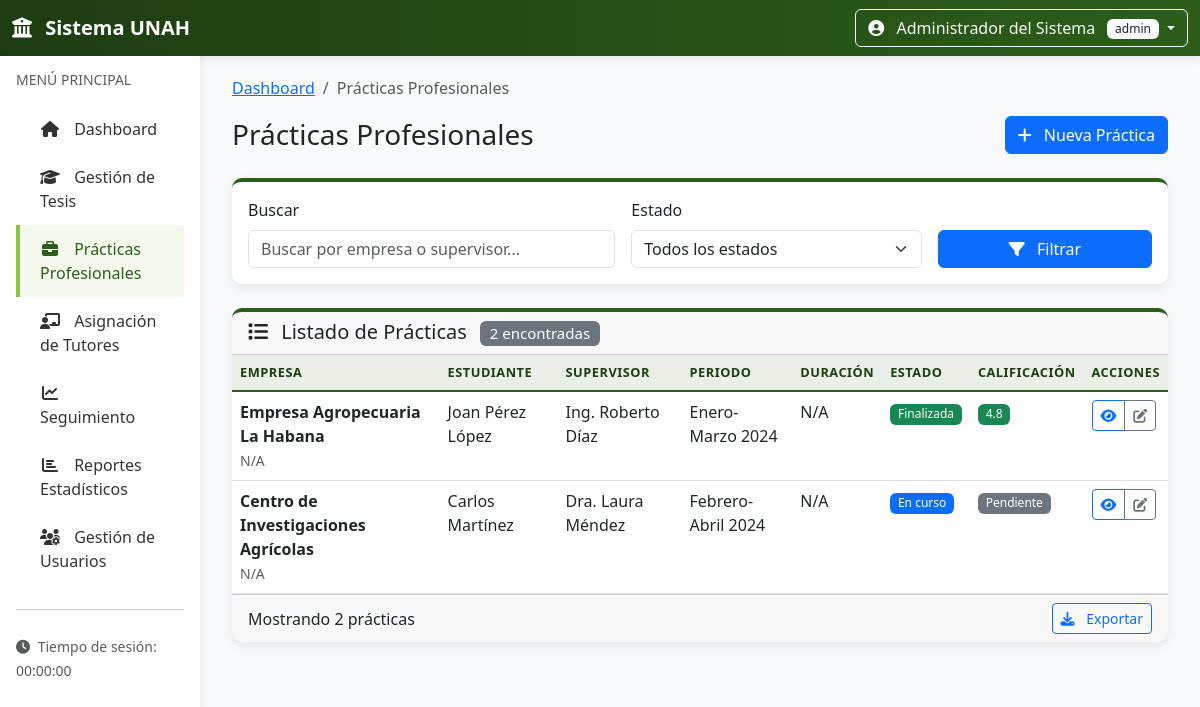
The app's page /practicas.php (signed in) with its own data.
### tables this page shows
CREATE TABLE practicas (
    id INT PRIMARY KEY AUTO_INCREMENT,
    estudiante_id INT NOT NULL,
    empresa VARCHAR(200) NOT NULL,
    supervisor VARCHAR(100),
    cargo_supervisor VARCHAR(100),
    periodo VARCHAR(50) NOT NULL,
    duracion_semanas INT,
    estado ENUM('pendiente', 'en_curso', 'finalizada', 'evaluada') DEFAULT 'pendiente',
    informe_path VARCHAR(500),
    calificacion DECIMAL(3,2),
    observaciones TEXT,
    created_at TIMESTAMP DEFAULT CURRENT_TIMESTAMP,
    updated_at TIMESTAMP DEFAULT CURRENT_TIMESTAMP ON UPDATE CURRENT_TIMESTAMP,
    FOREIGN KEY (estudiante_id) REFERENCES usuarios(id) ON DELETE CASCADE,
    INDEX idx_estudiante (estudiante_id),
    INDEX idx_empresa (empresa),
    INDEX idx_estado (estado)
);

CREATE TABLE usuarios (
    id INT PRIMARY KEY AUTO_INCREMENT,
    username VARCHAR(50) UNIQUE NOT NULL,
    password VARCHAR(255) NOT NULL,
    nombre_completo VARCHAR(100) NOT NULL,
    email VARCHAR(100),
    rol ENUM('admin', 'profesor', 'estudiante', 'coordinador') DEFAULT 'estudiante',
    departamento_id INT,
    telefono VARCHAR(15),
    activo TINYINT(1) DEFAULT 1,
    created_at TIMESTAMP DEFAULT CURRENT_TIMESTAMP,
    updated_at TIMESTAMP DEFAULT CURRENT_TIMESTAMP ON UPDATE CURRENT_TIMESTAMP,
    INDEX idx_username (username),
    INDEX idx_email (email),
    INDEX idx_rol (rol)
);

### includes/config/database.php (called while the page is built, shortened)
<?php
class Database {
    private $host = 'localhost';
    private $db_name = 'sistema-unah';
    private $username = 'root';
    private $password = '';
    public function connect() {
        $this->conn = null;
        try {
            $this->conn = new PDO(
                'mysql:host=' . $this->host . ';dbname=' . $this->db_name,
                $this->username,
                $this->password
            );
            $this->conn->setAttribute(PDO::ATTR_ERRMODE, PDO::ERRMODE_EXCEPTION);
            $this->conn->exec("SET NAMES 'utf8mb4'");
            $this->conn->exec("SET CHARACTER SET utf8mb4");
        } catch(PDOException $e) {
            echo "Error de conexión: " . $e->getMessage();
        }
        return $this->conn;
    }
    public static function getConnection() {
        static $conn = null;
        if ($conn === null) {
            $database = new self();
            $conn = $database->connect();
        }
        return $conn;
    }
}
?>

### models/Practica.php (called while the page is built, shortened)
<?php
require_once __DIR__ . '/../includes/config/database.php';
class Practica {
    private $db;
    public function __construct() {
        $this->db = Database::getConnection();
    }
    public function getAll($filtros = []) {
        $query = "SELECT p.*, u.nombre_completo as estudiante_nombre
                  FROM practicas p
                  LEFT JOIN usuarios u ON p.estudiante_id = u.id
                  WHERE 1=1";
        $params = [];
        $query .= " ORDER BY p.created_at DESC";
        $stmt = $this->db->prepare($query);
        $stmt->execute($params);
        return $stmt->fetchAll(PDO::FETCH_ASSOC);
    }
}
?>

### practicas.php (the view, shortened to what this page needs)
<?php
require_once 'models/Practica.php';
$practicaModel = new Practica();
$filtros = [];
$practicas = $practicaModel->getAll($filtros);
require_once 'includes/header.php';
?>
<div class="container-fluid">
    <div class="row">
        <div class="col-12">
            <nav aria-label="breadcrumb">
                <ol class="breadcrumb">
                    <li class="breadcrumb-item"><a href="dashboard.php">Dashboard</a></li>
                    <li class="breadcrumb-item active">Prácticas Profesionales</li>
                </ol>
            </nav>
            <div class="d-flex justify-content-between align-items-center mb-4">
                <h1 class="h3 mb-0">Prácticas Profesionales</h1>
                <a href="registro_practica.php" class="btn btn-primary">
                    <i class="fas fa-plus me-2"></i> Nueva Práctica
                </a>
            </div>
        </div>
    </div>
    <div class="row mb-4">
        <div class="col-12">
            <div class="card card-unah">
                <div class="card-body">
                    <form method="GET" action="" class="row g-3">
                        <div class="col-md-5">
                            <label for="search" class="form-label">Buscar</label>
                            <input type="text" class="form-control" id="search" name="search"
                                   value="<?php echo htmlspecialchars($_GET['search'] ?? ''); ?>"
                                   placeholder="Buscar por empresa o supervisor...">
                        </div>
                        <div class="col-md-4">
                            <label for="estado" class="form-label">Estado</label>
                            <select class="form-select" id="estado" name="estado">
                                <option value="">Todos los estados</option>
                            </select>
                        </div>
                        <div class="col-md-3 d-flex align-items-end">
                            <button type="submit" class="btn btn-primary w-100">
                                <i class="fas fa-filter me-2"></i> Filtrar
                            </button>
                        </div>
                    </form>
                </div>
            </div>
        </div>
    </div>
    <div class="row">
        <div class="col-12">
            <div class="card card-unah">
                <div class="card-header">
                    <h5 class="card-title mb-0">
                        <i class="fas fa-list me-2"></i> Listado de Prácticas
                        <span class="badge bg-secondary ms-2"><?php echo count($practicas); ?> encontradas</span>
                    </h5>
                </div>
                <?php if (!empty($practicas)): ?>
                <div class="table-responsive">
                    <table class="table table-unah table-hover mb-0">
                        <thead>
                            <tr>
                                <th>Empresa</th>
                                <th>Estudiante</th>
                                <th>Supervisor</th>
                                <th>Periodo</th>
                                <th>Duración</th>
                                <th>Estado</th>
                                <th>Calificación</th>
                                <th>Acciones</th>
                            </tr>
                        </thead>
                        <tbody>
                            <?php foreach ($practicas as $p):
                                $estado_class = [
                                    'pendiente' => 'warning',
                                    'en_curso' => 'primary',
                                    'finalizada' => 'success',
                                    'evaluada' => 'info'
                                ][$p['estado']] ?? 'secondary';
                            ?>
                            <tr>
                                <td>
                                    <div class="fw-semibold"><?php echo htmlspecialchars($p['empresa']); ?></div>
                                    <small class="text-muted"><?php echo htmlspecialchars($p['cargo_supervisor'] ?? 'N/A'); ?></small>
                                </td>
                                <td><?php echo htmlspecialchars($p['estudiante_nombre'] ?? 'N/A'); ?></td>
                                <td><?php echo htmlspecialchars($p['supervisor'] ?? 'N/A'); ?></td>
                                <td><?php echo htmlspecialchars($p['periodo']); ?></td>
                                <td><?php echo $p['duracion_semanas'] ? $p['duracion_semanas'] . ' semanas' : 'N/A'; ?></td>
                                <td>
                                    <span class="badge bg-<?php echo $estado_class; ?>">
                                        <?php echo ucfirst(str_replace('_', ' ', $p['estado'])); ?>
                                    </span>
                                </td>
                                <td>
                                    <?php if ($p['calificacion']): ?>
                                        <span class="badge bg-<?php echo $p['calificacion'] >= 3 ? 'success' : ($p['calificacion'] >= 2 ? 'warning' : 'danger'); ?>">
                                            <?php echo number_format($p['calificacion'], 1); ?>
                                        </span>
                                    <?php else: ?>
                                        <span class="badge bg-secondary">Pendiente</span>
                                    <?php endif; ?>
                                </td>
                                <td>
                                    <div class="btn-group btn-group-sm">
                                        <a href="detalle_practica.php?id=<?php echo $p['id']; ?>"
                                           class="btn btn-outline-primary" title="Ver detalles">
                                            <i class="fas fa-eye"></i>
                                        </a>
                                        <?php if ($_SESSION['role'] === 'admin' ||
                                                 ($_SESSION['role'] === 'estudiante' && $p['estudiante_id'] == $_SESSION['user_id'])): ?>
                                        <a href="editar_practica.php?id=<?php echo $p['id']; ?>"
                                           class="btn btn-outline-secondary" title="Editar">
                                            <i class="fas fa-edit"></i>
                                        </a>
                                        <?php endif; ?>
                                    </div>
                                </td>
                            </tr>
                            <?php endforeach; ?>
                        </tbody>
                    </table>
                </div>
                <div class="card-footer">
                    <div class="d-flex justify-content-between align-items-center">
                        <div>
                            Mostrando <?php echo count($practicas); ?> prácticas
                        </div>
                        <div>
                            <button class="btn btn-outline-primary btn-sm">
                                <i class="fas fa-download me-2"></i> Exportar
                            </button>
                        </div>
                    </div>
                </div>
                <?php endif; ?>
            </div>
        </div>
    </div>
</div>
<?php
require_once 'includes/footer.php';
?>

### records on screen
practicas: empresa "Empresa Agropecuaria La Habana", cargo_supervisor "N/A", estudiante.nombre_completo "Joan Pérez López", supervisor "Ing. Roberto Díaz", periodo "Enero-Marzo 2024", estado "Finalizada", calificacion "4.8"
practicas: empresa "Centro de Investigaciones Agrícolas", cargo_supervisor "N/A", estudiante.nombre_completo "Carlos Martínez", supervisor "Dra. Laura Méndez", periodo "Febrero-Abril 2024", estado "En curso", shows "Pendiente"

### other values on screen
$_SESSION['nombre'] "Administrador del Sistema"
$_SESSION['role'] "admin"
count($practicas) "2"
